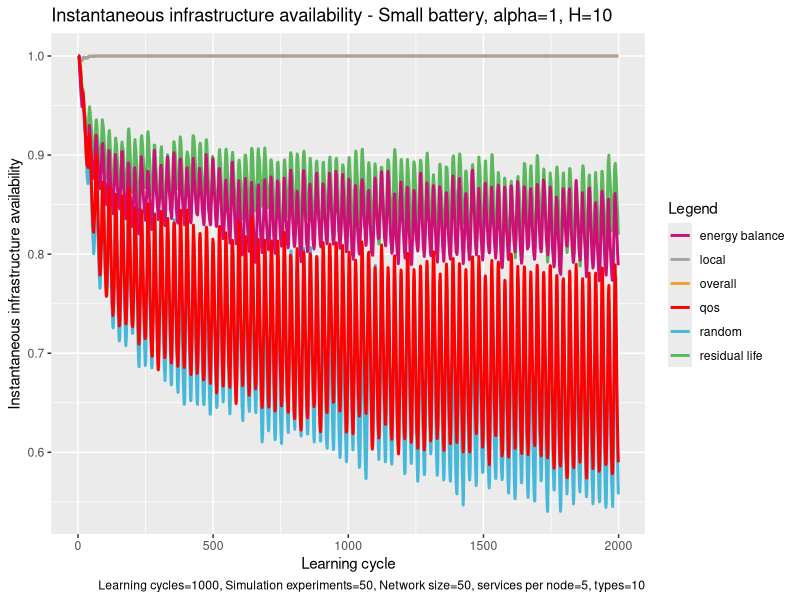

Reproduce this figure in R.
# execute all lines: ctrl + shift + enter

library(ggplot2)

# set working directory here
setwd(dirname(rstudioapi::getSourceEditorContext()$path))

overall <- read.table("exp_assembly_overall_energy_template.txt", 
                      header = F,
                      sep = " ",
                      col.names= c("overallx", "overally")
)

random <- read.table("exp_assembly_random.txt", 
                     header = F,
                     sep = " ",
                     col.names= c("randomx", "randomy")
)

res <- read.table("exp_assembly_residual_life_template.txt", 
                  header = F,
                  sep = " ",
                  col.names= c("resx","resy")
)

local <- read.table("exp_assembly_local_energy_template.txt", 
                    header = F,
                    sep = " ",
                    col.names= c("locx","locy")
)

learning <- read.table("exp_assembly_fair_energyBP.txt", 
                          header = F,
                          sep = " ",
                          col.names= c("enx","eny")
)

qos <- read.table("exp_assembly_QoS.txt", 
                       header = F,
                       sep = " ",
                       col.names= c("qosx","qosy")
)


overall_x <- overall$overallx
overall_y <- overall$overally

random_y <- random$randomy
res_y <- res$resy
local_y <- local$locy
energyAware_y <- learning$eny
qos_y <- qos$qosy

head(overall)

colors <- c("overall" = "#EEA236", "residual life" = "#5CB85C", "random" = "#46B8DA", "local"="gray64", "energy balance"="deeppink3", "qos"="#FF0000")

ggplot(data=local, aes(x=overall_x, col = group)) + 
  
  geom_line(aes(y = overall_y, color = "overall"), size = 1) +
  geom_line(aes(y = res_y, color = "residual life"), size = 1) +
  geom_line(aes(y = random_y, color = "random"), size = 1) +
  geom_line(aes(y = local_y, color = "local"), size = 1) +
  geom_line(aes(y = energyAware_y, color = "energy balance"), size = 1) +
  geom_line(aes(y = qos_y, color = "qos"), size = 1) +
  
  labs(x = "Learning cycle",
       y = "Instantaneous infrastructure availability",
       color = "Legend",
       title = "Instantaneous infrastructure availability - Small battery, alpha=1, H=10", 
       caption = "Learning cycles=1000, Simulation experiments=50, Network size=50, services per node=5, types=10") +
  
  scale_color_manual(values = colors)
